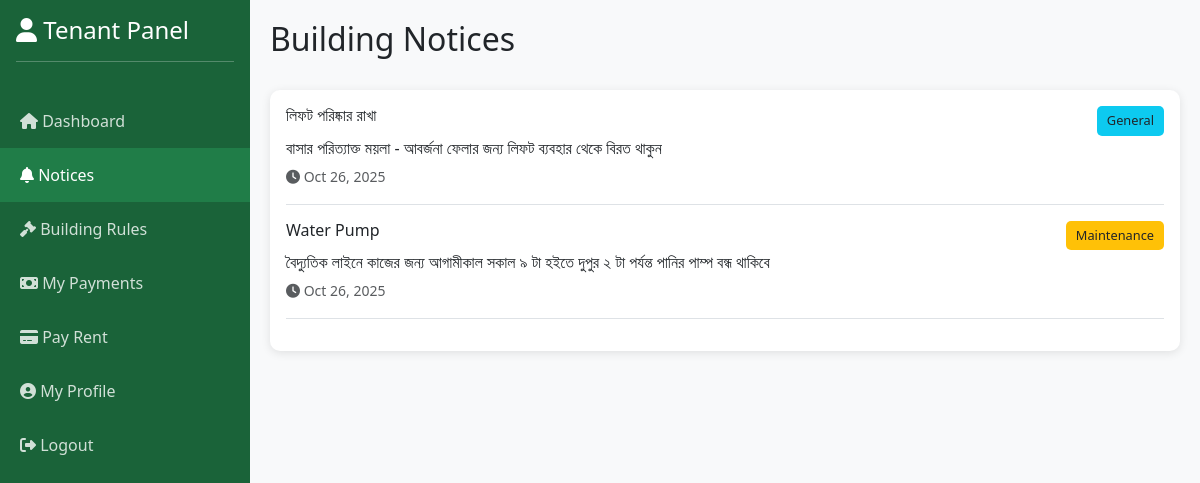
Page /tenant/notices.php (signed in) on the committed database.
### tables this page shows
CREATE TABLE `notices` (
  `id` int(11) NOT NULL,
  `building_id` int(11) NOT NULL,
  `title` varchar(200) NOT NULL,
  `content` text NOT NULL,
  `notice_type` enum('general','urgent','maintenance') DEFAULT 'general',
  `created_by` int(11) NOT NULL,
  `created_at` timestamp NOT NULL DEFAULT CURRENT_TIMESTAMP
);

### tenant/notices.php (the view, shortened to what this page needs)
<?php
require_once '../config.php';
$floor_id = $_SESSION['tenant_floor'];
$building_id_query = $conn->query("SELECT building_id FROM floors WHERE id = $floor_id");
$building_id = $building_id_query->fetch_assoc()['building_id'];
$notices = $conn->query("SELECT * FROM notices WHERE building_id = $building_id ORDER BY created_at DESC");
?>
<!DOCTYPE html>
<html lang="en">
<head>
    <link href="https://cdn.jsdelivr.net/npm/bootstrap@5.3.0/dist/css/bootstrap.min.css" rel="stylesheet">
    <link rel="stylesheet" href="https://cdnjs.cloudflare.com/ajax/libs/font-awesome/6.4.0/css/all.min.css">
</head>
<body>
    <div class="sidebar">
        <div class="p-3">
            <h4><i class="fas fa-user"></i> Tenant Panel</h4>
            <hr>
        </div>
        <nav class="nav flex-column">
            <a class="nav-link" href="dashboard.php">
                <i class="fas fa-home"></i> Dashboard
            </a>
            <a class="nav-link active" href="notices.php">
                <i class="fas fa-bell"></i> Notices
            </a>
            <a class="nav-link" href="rules.php">
                <i class="fas fa-gavel"></i> Building Rules
            </a>
            <a class="nav-link" href="payments.php">
                <i class="fas fa-money-bill"></i> My Payments
            </a>
            <a class="nav-link" href="pay_rent.php">
                <i class="fas fa-credit-card"></i> Pay Rent
            </a>
            <a class="nav-link" href="profile.php">
                <i class="fas fa-user-circle"></i> My Profile
            </a>
            <a class="nav-link" href="logout.php">
                <i class="fas fa-sign-out-alt"></i> Logout
            </a>
        </nav>
    </div>
    <div class="main-content">
        <div class="d-flex justify-content-between align-items-center mb-4">
            <h2>Building Notices</h2>
        </div>
        <div class="card">
            <div class="card-body">
                <?php if ($notices->num_rows > 0): ?>
                    <?php while ($notice = $notices->fetch_assoc()): ?>
                    <div class="border-bottom pb-3 mb-3">
                        <div class="d-flex justify-content-between align-items-start">
                            <h6><?php echo htmlspecialchars($notice['title']); ?></h6>
                            <span class="notice-badge bg-<?php
                                echo $notice['notice_type'] == 'urgent' ? 'danger' :
                                    ($notice['notice_type'] == 'maintenance' ? 'warning' : 'info');
                            ?>">
                                <?php echo ucfirst($notice['notice_type']); ?>
                            </span>
                        </div>
                        <p class="mb-1"><?php echo nl2br(htmlspecialchars($notice['content'])); ?></p>
                        <small class="text-muted">
                            <i class="fas fa-clock"></i> <?php echo date('M d, Y', strtotime($notice['created_at'])); ?>
                        </small>
                    </div>
                    <?php endwhile; ?>
                <?php endif; ?>
            </div>
        </div>
    </div>
</body>
</html>

### tenant/notices.php (style rules this page uses)
body { background: #f8f9fa; }
.sidebar { min-height: 100vh; background: #1a6339; color: white; position: fixed; width: 250px; }
.sidebar .nav-link { color: rgba(255,255,255,0.8); padding: 15px 20px; transition: all 0.3s; }
.sidebar .nav-link:hover, .sidebar .nav-link.active { background: #207d48; color: white; }
.main-content { margin-left: 250px; padding: 20px; }
.card { border: none; border-radius: 10px; box-shadow: 0 2px 10px rgba(0,0,0,0.1); }
.notice-badge { padding: 5px 10px; border-radius: 5px; font-size: 0.8rem; }

### rows in the picture
notices: title "লিফট পরিষ্কার রাখা", notice_type "General", content "বাসার পরিত্যাক্ত ময়লা - আবর্জনা ফেলার জন্য লিফট ব্যবহার থেকে বিরত থাকুন", created_at "Oct 26, 2025"
notices: title "Water Pump", notice_type "Maintenance", content "বৈদ্যুতিক লাইনে কাজের জন্য আগামীকাল সকাল ৯ টা হইতে দুপুর ২ টা পর্যন্ত পানির পাম্প বন্ধ থাকিবে", created_at "Oct 26, 2025"
